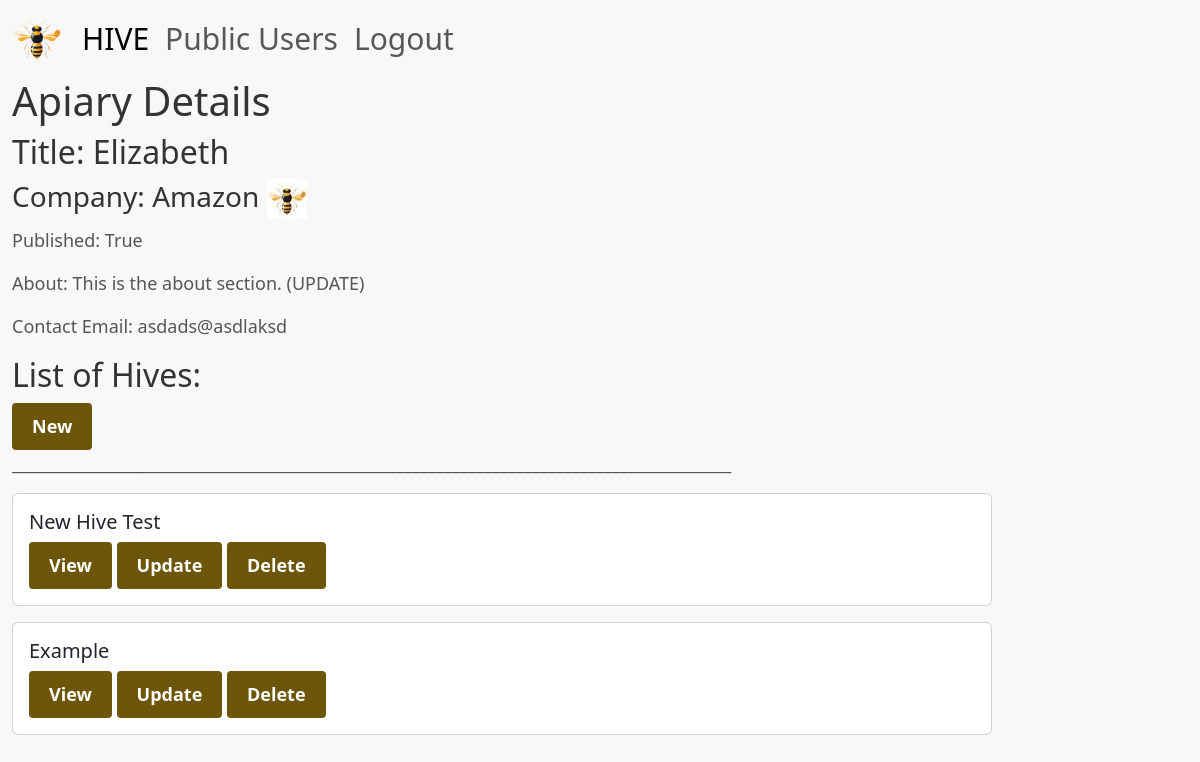
Screenshot of /apiary/1/ (signed in) with the database file from the repository.
### beekeeping_app/models.py (models this page shows, shortened)
class Apiary(models.Model):
    title = models.CharField(max_length=200)
    company = models.CharField(max_length=200, blank=True)
    company_logo = models.ImageField(upload_to='C:/Users/olivi/OneDrive/GitHub/CS3300_real/apiary/static/images/company_logos/', blank=True, null=True)
    contact_email = models.CharField(max_length=200)
    is_published = models.BooleanField(default=False)
    about = models.CharField(max_length=400, blank = True)

class Hive(models.Model):
    title = models.CharField(max_length=200)
    description = models.CharField(max_length=400)
    apiary = models.ForeignKey(Apiary, on_delete=models.CASCADE)
    def get_absolute_url(self):
        return reverse('hive-detail', args=[str(self.id)])

### beekeeping_app/views.py (the view)
# urls.py: path('apiary/<int:apiary>/', views.apiaryDetail, name='apiary-detail'),
def apiaryDetail(request, apiary):
    apiary_instance = Apiary.objects.get(pk=apiary) #getting the specific id of the apiary being viewed
    return render(request, 'beekeeping_app/apiary-detail.html', {'apiary': apiary_instance})

### beekeeping_app/templates/beekeeping_app/apiary-detail.html
{% extends "beekeeping_app/base_template.html" %}
{% block content %}
  <h1>Apiary Details</h1>
  <div>
    <h2>Title: {{ apiary.title }}</h2>
    <h3>Company: {{ apiary.company }}
      {% if apiary.company_logo %}
      <img src="{{ apiary.company_logo.url }}" alt="{{ apiary.title }} Logo">
      {% endif %}
    </h3>
    <p>Published: {{apiary.is_published}}</p>
    <p>About: {{ apiary.about }}</p>
    <p>Contact Email: {{ apiary.contact_email }}</p>
    <h2>List of Hives:</h2>
    <a href="{% url 'create-hive' apiary.id %}" class="btn btn-primary">New</a>
    <p>__________________________________________________________________________________________</p>
    {% for hive in apiary.hive_set.all %}
    <div class="card mb-3">
        <div class="card-body">
        <h5 class="card-title">{{ hive.title }}</h5>
        <a href="{{ hive.get_absolute_url }}" class="btn btn-primary">View</a>
        <a href="{% url 'update-hive' apiary.id hive.id %}" class="btn btn-primary">Update</a>
        <a href="{% url 'delete-hive' apiary.id hive.id %}" class="btn btn-primary">Delete</a>
        </div>
    </div>
    {% endfor %}
  </div>
{% endblock %}

### static/styles.css (style rules this page uses)
body { font-family: 'Segoe UI', Tahoma, Geneva, Verdana, sans-serif; background-color: #f8f8f8; color: #333; font-size: 18px; }
a { color: #6C5423; text-decoration: none; border-bottom: 1px solid #6C5423; font-size: 18px; }
.btn { display: inline-block; padding: 10px 20px; border: none; border-radius: 4px; cursor: pointer; text-align: center; text-decoration: none; background-color: #6D5509; color: #FFFF; font-weight: bold; font-size: 18px; }
.btn-primary { background-color: #6D5509; }
h1, h2, h3, h4, h5, h6 { color: #333; }
p { color: #555; font-size: 18px; }

### rows the page displays
Apiary: title "Elizabeth", company "Amazon", company_logo (picture), is_published "True", about "This is the about section. (UPDATE)", contact_email "asdads@asdlaksd"
Hive: title "New Hive Test"
Hive: title "Example"
